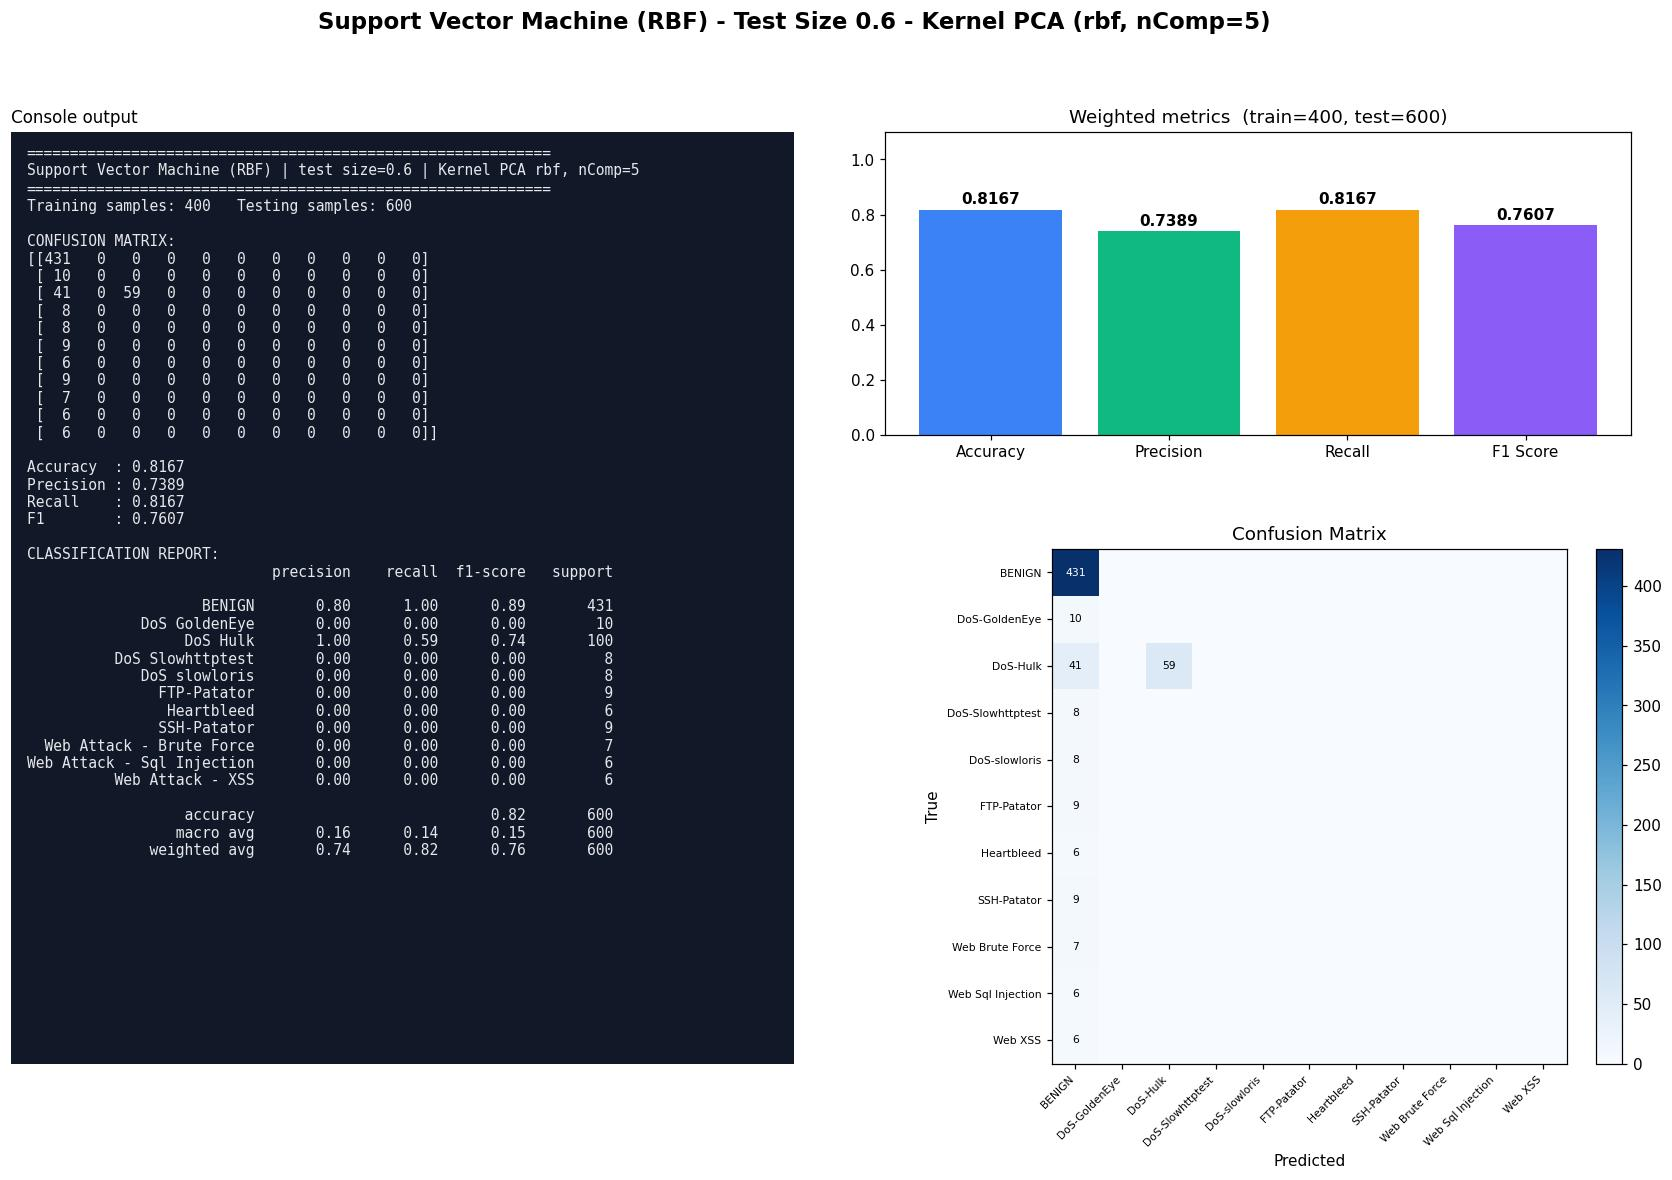

Source code (Python):
#!/usr/bin/env python3
"""Support Vector Machine (RBF) | Test size 0.6 | Kernel PCA kernel=rbf, n_components=5
CIC-IDS2017 (Tue+Wed+Thu-morning) 1000-row stratified sample.
Run in any IDE (Spyder / VS Code / PyCharm / Jupyter): open the file and press Run, no arguments needed.
Saves next to this file: 'Test0.6_nComp5_SVM.jpg' - one image with the console output (confusion matrix, metrics, classification report) plus charts."""
import json, os
import numpy as np
import matplotlib.pyplot as plt
from sklearn.decomposition import KernelPCA
from sklearn.svm import SVC
from sklearn.metrics import (accuracy_score, classification_report, confusion_matrix,
                             f1_score, precision_score, recall_score)
from sklearn.model_selection import train_test_split
from sklearn.preprocessing import StandardScaler

TEST_SIZE, KERNEL, N_COMP, ALG, ALG_NAME = 0.6, "rbf", 5, "SVM", "Support Vector Machine (RBF)"
try:
    HERE = os.path.dirname(os.path.abspath(__file__))
except NameError:                      # Jupyter / interactive console
    HERE = os.getcwd()
def _find_root():                      # folder that contains data/sample.npz (works from any working directory)
    for p in (HERE, os.path.join(HERE, ".."), os.path.join(HERE, "..", ".."), os.getcwd()):
        if os.path.exists(os.path.join(p, "data", "sample.npz")):
            return os.path.abspath(p)
    raise FileNotFoundError("data/sample.npz not found - run prepare_data.py or keep the repo folder structure")
ROOT = _find_root()
tag = f"Test{TEST_SIZE}_nComp{N_COMP}_{ALG}"

# 1. LOAD cached, cleaned sample (see prepare_data.py)
d = np.load(os.path.join(ROOT, "data", "sample.npz"), allow_pickle=True)
X, y, class_names = d["X"], d["y"], [str(c).replace("�", "-") for c in d["classes"]]

# 2. SPLIT
X_train, X_test, y_train, y_test = train_test_split(
    X, y, test_size=TEST_SIZE, random_state=42, stratify=y)

# 3. SCALE (fit on train only)
scaler = StandardScaler()
X_train = scaler.fit_transform(X_train); X_test = scaler.transform(X_test)

# 4. DIMENSIONALITY REDUCTION: Kernel PCA (fit on train only; gamma = sklearn default 1/n_features)
kpca = KernelPCA(n_components=N_COMP, kernel=KERNEL, random_state=0)
X_train = kpca.fit_transform(X_train); X_test = kpca.transform(X_test)

# 5. CLASSIFIER
classifier = SVC(kernel="rbf", C=1.0, gamma="scale", random_state=0)
classifier.fit(X_train, y_train)
y_pred = classifier.predict(X_test)

# 6. METRICS
labels = np.arange(len(class_names))
cm = confusion_matrix(y_test, y_pred, labels=labels)
res = dict(test_size=TEST_SIZE, kernel=KERNEL, n_components=N_COMP, algorithm=ALG, model=ALG_NAME,
           n_train=int(len(y_train)), n_test=int(len(y_test)),
           accuracy=accuracy_score(y_test, y_pred),
           precision=precision_score(y_test, y_pred, average="weighted", zero_division=0),
           recall=recall_score(y_test, y_pred, average="weighted", zero_division=0),
           f1=f1_score(y_test, y_pred, average="weighted", zero_division=0))
report = classification_report(y_test, y_pred, labels=labels, target_names=class_names, zero_division=0)
lines = ["=" * 60, f"{ALG_NAME} | test size={TEST_SIZE} | Kernel PCA {KERNEL}, nComp={N_COMP}", "=" * 60,
         f"Training samples: {len(y_train)}   Testing samples: {len(y_test)}", "", "CONFUSION MATRIX:", np.array2string(cm), ""]
for k in ("accuracy", "precision", "recall", "f1"): lines.append(f"{k.capitalize():10s}: {res[k]:.4f}")
lines += ["", "CLASSIFICATION REPORT:", report]
console_output = "\n".join(lines); print(console_output)

# 7. VISUAL OUTPUT: console output + charts in ONE image (real results only)
short = [c.replace("Web Attack - ", "Web ").replace("DoS ", "DoS-") for c in class_names]
fig = plt.figure(figsize=(19, 11), dpi=110)
gs = fig.add_gridspec(2, 2, width_ratios=[1.05, 1], height_ratios=[1, 1.7], hspace=0.28, wspace=0.12)
fig.suptitle(f"{ALG_NAME} - Test Size {TEST_SIZE} - Kernel PCA ({KERNEL}, nComp={N_COMP})", fontsize=15, fontweight="bold")
axt = fig.add_subplot(gs[:, 0]); axt.set_facecolor("#111827"); axt.set_xticks([]); axt.set_yticks([])
for sp in axt.spines.values(): sp.set_visible(False)
axt.text(0.02, 0.985, console_output, family="monospace", fontsize=9.6, color="#e5e7eb", va="top", ha="left", transform=axt.transAxes)
axt.set_title("Console output", loc="left", fontsize=11)
ax0 = fig.add_subplot(gs[0, 1]); ax1 = fig.add_subplot(gs[1, 1])
names = ["Accuracy", "Precision", "Recall", "F1 Score"]; vals = [res["accuracy"], res["precision"], res["recall"], res["f1"]]
bars = ax0.bar(names, vals, color=["#3b82f6", "#10b981", "#f59e0b", "#8b5cf6"])
ax0.set_ylim(0, 1.1); ax0.set_title(f"Weighted metrics  (train={res['n_train']}, test={res['n_test']})")
for b in bars: ax0.text(b.get_x() + b.get_width() / 2, b.get_height() + .02, f"{b.get_height():.4f}", ha="center", fontweight="bold")
im = ax1.imshow(cm, cmap="Blues"); fig.colorbar(im, ax=ax1, fraction=.046, pad=.04)
ax1.set_xticks(labels); ax1.set_yticks(labels); ax1.set_xticklabels(short, rotation=45, ha="right", fontsize=7); ax1.set_yticklabels(short, fontsize=7)
ax1.set_xlabel("Predicted"); ax1.set_ylabel("True"); ax1.set_title("Confusion Matrix")
for a in labels:
    for b_ in labels:
        if cm[a, b_]: ax1.text(b_, a, cm[a, b_], ha="center", va="center", fontsize=7, color="white" if cm[a, b_] > cm.max() / 2 else "black")
plt.savefig(os.path.join(HERE, tag + ".jpg"), format="jpg", bbox_inches="tight")
if os.environ.get("ACN_NO_SHOW") != "1": plt.show()   # IDEs display the image; run_all.py disables this
plt.close()

os.makedirs(os.path.join(ROOT, "results", "json"), exist_ok=True)
with open(os.path.join(ROOT, "results", "json", tag + ".json"), "w") as f: json.dump(res, f)
